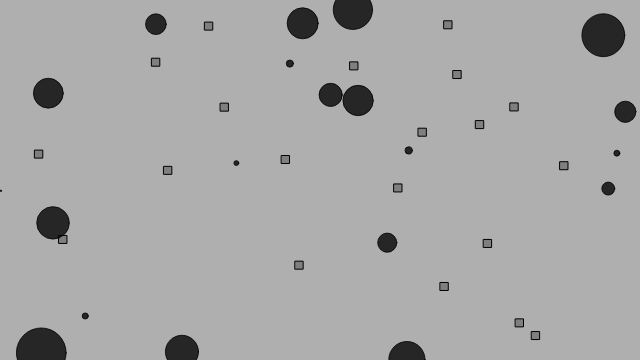
Frame 1 (no input)
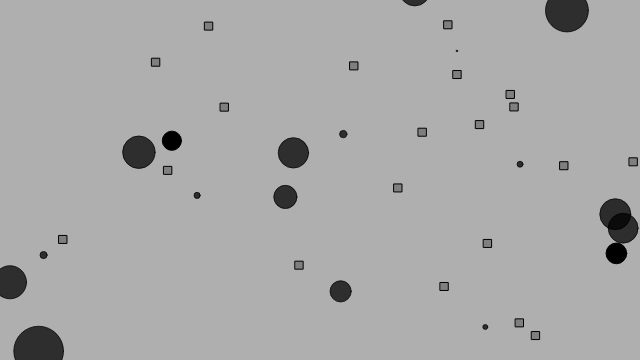
Frame 60 (no input)
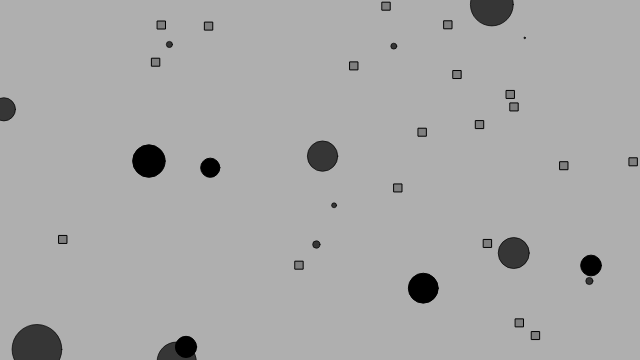
Frame 120 (the mouse pressed at the canvas centre since frame 60)

The p5.js sketch that drew these frames (run headless with seeded random() and noise() and a simulated clock; from frame 60 on, the mouse is pressed at the canvas centre):

// p5.js sketch
// ── sketch.js
let world;




function setup(){
  createCanvas(640, 360);

  //World starts with 20 creatures
    // and 20 pieces of food
  world = new World(20);

}

function draw() {
  background(175);
  world.run();
}


function mousePressed() {
  world.born(mouseX, mouseY);
}

// function mouseDragged() {
//   world.born(mouseX, mouseY);
// }
// ── Bloop.js
class Bloop{

  constructor(l,dna_){

    this.position = l.copy();
    this.health = 200;
    this.xoff = random(1000); //For perlin noise
    this.yoff = random(1000);
    this.dna = dna_;
    // DNA will determine size and maxspeed

    this.maxspeed = map(this.dna.genes[0],0,1,15,0);
    this.r = map(this.dna.genes[0],0,1,0,50);
  }

  run() {
    this.update();
    this.borders();
    this.display();
  }

  // Method to update position
  update() {
    // Simple movement based on perlin noise
    let vx = map(noise(this.xoff), 0, 1, -this.maxspeed, this.maxspeed);
    let vy = map(noise(this.yoff), 0, 1, -this.maxspeed, this.maxspeed);
    let velocity = createVector(vx, vy);
    this.xoff += 0.01;
    this.yoff += 0.01;

    this.position.add(velocity);
    // Death always looming
    this.health -= 0.2;
  }
  // Wraparound
  borders() {
    if (this.position.x < -this.r) this.position.x = width + this.r;
    if (this.position.y < -this.r) this.position.y = height + this.r;
    if (this.position.x > this.width + this.r) this.position.x = -r;
    if (this.position.y > this.height + this.r) this.position.y = -r;
  }

  // Method to display
  display() {
    ellipseMode(CENTER);
    stroke(0, this.health);
    fill(0, this.health);
    ellipse(this.position.x, this.position.y, this.r, this.r);
  }

  // A bloop can find food and eat it
  eat(f) {
    let food = f.getFood();
    // Are we touching any food objects?
    for (let i = food.length - 1; i >= 0; i--) {
      let foodLocation = food[i];
      let d = p5.Vector.dist(this.position, foodLocation);
      // If we are, juice up our strength!
      if (d < this.r / 2) {
        this.health += 100;
        food.splice(i, 1);
      }
    }
  }

  dead() {
    if (this.health < 0.0) {
      return true;
      } else {
      return false;
      }
  }
  reproduce() {
    // asexual reproduction
    if (random(1) < 0.0005) {
      // Child is exact copy of single parent
      let childDNA = this.dna.copy();
      // Child DNA can mutate
      childDNA.mutate(0.01);
      return new Bloop(this.position, childDNA);
    } else {
      return null;
    }
  }
}
// ── dna.js
class DNA {

  constructor(newgenes){
    console.log(2)
    if(arguments>0){
      this.genes = newgenes;
    }else {
      this.genes= new Array(1);
      for (let i =0; i<this.genes.length;i++){
        this.genes[i]= random(0,1);
      }
    }
  }

  // Based on a mutation probability, picks a new random character in array spots
  mutate(m) {
    for (let i = 0; i < this.genes.length; i++) {
      if (random(1) < m) {
        this.genes[i] = random(0, 1);
      }
    }
  }

  copy() {
  // should switch to fancy JS array copy
  let newgenes = [];
  for (let i = 0; i < this.genes.length; i++) {
    newgenes[i] = this.genes[i];
  }

  return new DNA(newgenes);
}


}

// ── food.js
class Food {
  constructor(num) {

    this.food = [];
    for(let i =0; i<num;i++){
      this.food.push(createVector(random(width),random(height)));
    }
  }

  run(){
    for(let i =0; i<this.food.length;i++){
      let f = this.food[i];
      rectMode(CENTER);
      stroke(0);
      fill(127);
      rect(f.x,f.y,8,8);

      // There's a small chance food will appear randomly
      if (random(1) < 0.001) {
        this.food.push(createVector(random(width), random(height)));
      }

    }
  }

  getFood() {
      return this.food;
  }

  // Add some food at a location
 add(l) {
   this.food.push(l.copy());
 }







}
// ── world.js
class World {

  constructor(num){
    this.food = new Food(num);
    this.bloops = [];

    for (let i=0;i< num;i++){
      let l = createVector(random(width),random(height));
      let dna = new DNA();
      this.bloops.push(new Bloop(l,dna));
    }
  }


  run(){
    this.food.run();

    // Cycle through the ArrayList backwards b/c we are deleting
    for (let i = this.bloops.length - 1; i >= 0; i--) {
    // All bloops run and eat
    let b = this.bloops[i];
    b.run();
    b.eat(this.food);
    // If it's dead, kill it and make food
    if (b.dead()) {
      this.bloops.splice(i, 1);
      this.food.add(b.position);
    }
    // Perhaps this bloop would like to make a baby?
    let child = b.reproduce();
    if (child != null) this.bloops.push(child);
    }


  }

  born(x, y) {
    let l = createVector(x, y);
    let dna = new DNA();
    this.bloops.push(new Bloop(l, dna));
  }





}
